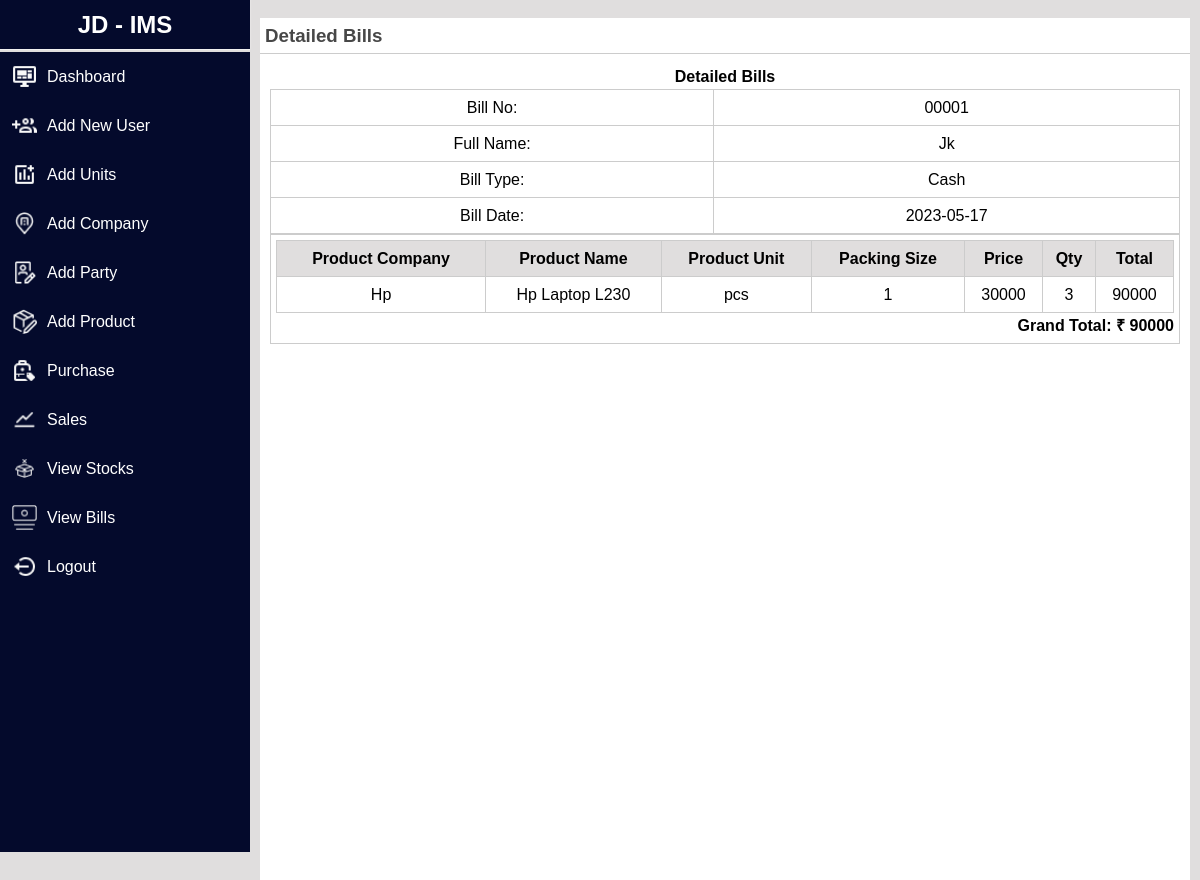
/jd_ims/admin/view_bill_details.php?id=17 (signed in), run on the app's committed database.
### tables this page shows
CREATE TABLE `billing_header` (
  `id` int(5) NOT NULL,
  `full_name` varchar(100) NOT NULL,
  `bill_type` varchar(50) NOT NULL,
  `date` date NOT NULL,
  `bill_no` varchar(10) NOT NULL
);

CREATE TABLE `billing_details` (
  `id` int(5) NOT NULL,
  `bill_id` varchar(50) NOT NULL,
  `product_company` varchar(50) NOT NULL,
  `product_name` varchar(50) NOT NULL,
  `product_unit` varchar(20) NOT NULL,
  `packing_size` varchar(30) NOT NULL,
  `price` varchar(10) NOT NULL,
  `qty` varchar(10) NOT NULL
);

### jd_ims/admin/view_bill_details.php (the view, shortened to what this page needs)
<?php
include "base.php";
include "../user/connection.php";
$id=$_GET["id"];
$full_name="";
$bill_type="";
$date="";
$bill_no="";
$res=mysqli_query($link,"select * from billing_header where id=$id");
while($row=mysqli_fetch_array($res))
{
    $full_name=$row["full_name"];
    $bill_type=$row["bill_type"];
    $date=$row["date"];
    $bill_no=$row["bill_no"];
}
?>
<div class="container">
        <div id="content">
            <div id="content_header">
                <h3>Detailed Bills</h3>
            </div>
            <div class="container-fluid">
                <div class="row-fluid" style="background-color: white; min-height: 1000px; padding:10px;">
                <center>
                <h4>Detailed Bills</h4>
                </center>
                <table>
                <tr>
                    <td>Bill No:</td>
                    <td><?php echo $bill_no; ?></td>
                </tr>
                <tr>
                    <td>Full Name:</td>
                    <td><?php echo $full_name; ?></td>
                </tr>
                <tr>
                    <td>Bill Type:</td>
                    <td><?php echo $bill_type; ?></td>
                </tr>
                <tr>
                    <td>Bill Date:</td>
                    <td><?php echo $date; ?></td>
                </tr>
            </table>
        <div class="widget-content">
          <table>
                <tr>
                    <th>Product Company</th>
                    <th>Product Name</th>
                    <th>Product Unit</th>
                    <th>Packing Size</th>
                    <th>Price</th>
                    <th>Qty</th>
                    <th>Total</th>
                </tr>
                <?php
                $total=0;
                $res=mysqli_query($link,"select * from billing_details where bill_id=$id");
                while($row=mysqli_fetch_array($res))
                {
                    echo "<tr>";
                    echo "<td>"; echo $row["product_company"]; echo "</td>";
                    echo "<td>"; echo $row["product_name"]; echo "</td>";
                    echo "<td>"; echo $row["product_unit"]; echo "</td>";
                    echo "<td>"; echo $row["packing_size"]; echo "</td>";
                    echo "<td>"; echo $row["price"]; echo "</td>";
                    echo "<td>"; echo $row["qty"]; echo "</td>";
                    echo "<td>"; echo ($row["price"]*$row["qty"]); echo "</td>";
                    echo "</tr>";
                    $total=$total+($row["price"]*$row["qty"]);
                }
                ?>
          </table>
            <div align="right" style="font-weight: bold">
                Grand Total: &#8377; <?php echo $total; ?>
            </div>
        </div>
    </div>
<?php
include "footer.php";
?>

### jd_ims/admin/base.php (shortened to what this page needs)
<?php
function active($currect_page){
  $url_array =  explode('/', $_SERVER['REQUEST_URI']) ;
  $url = end($url_array);
  if($currect_page == $url){
      echo 'active';
  }
}
?>
<!DOCTYPE html>
<html lang="en">
<head>
    <link rel="stylesheet" href="style.css">
</head>
<body>
    <nav class="nav-bar">
        <h1>JD - IMS</h1>
    </nav>
    <br>
    <nav class="leftNav v-res-nav" id="rightNav">
        <li>
            <a href="dashboard.php" class="<?php active('dashboard.php');?>"><img src="img/dashboard.png" alt="" class="nav-logo"><span>Dashboard</span></a>
        </li>
        <li>
            <a href="add_new_user.php" class="<?php active('add_new_user.php');?>"><img src="img/add_user.png" alt="" class="nav-logo"><span>Add New User</span></a>
        </li>
        <li>
            <a href="add_new_unit.php" class="<?php active('add_new_unit.php');?>"><img src="img/unit.png" alt="" class="nav-logo"><span>Add Units</span></a>
        </li>
        <li>
            <a href="add_company.php" class="<?php active('add_company.php');?>"><img src="img/add_company.png" alt="" class="nav-logo"><span>Add Company</span></a>
        </li>
        <li>
            <a href="add_new_party.php" class="<?php active('add_new_party.php');?>"><img src="img/party.png" alt="" class="nav-logo"><span>Add Party</span></a>
        </li>
        <li>
            <a href="add_products.php" class="<?php active('add_products.php');?>"><img src="img/add_product.png" alt="" class="nav-logo"><span>Add Product</span></a>
        </li>
        <li>
            <a href="purchase_master.php" class="<?php active('purchase_master.php');?>"><img src="img/purchase.png" alt="" class="nav-logo"><span>Purchase</span></a>
        </li>
        <li>
            <a href="sales_master.php" class="<?php active('sales_master.php');?>"><img src="img/sales.png" alt="" class="nav-logo"><span>Sales</span></a>
        </li>
        <li>
            <a href="stock_master.php" class="<?php active('stock_master.php');?>"><img src="img/stock.png" alt="" class="nav-logo"><span>View Stocks</span></a>
        </li>
        <li>
            <a href="view_bills.php" class="<?php active('view_bills.php');?>"><img src="img/bills.png" alt="" class="nav-logo"><span>View Bills</span></a>
        </li>
        <li>
            <a href="logout.php"><img src="img/logout.png" alt="" class="nav-logo"><span>Logout</span></a>
        </li>
    </nav>

### jd_ims/admin/footer.php (shortened to what this page needs)
</body>
</html>

### jd_ims/admin/style.css (style rules this page uses)
* { box-sizing: border-box; margin: 0; padding: 0; font-family: sans-serif; }
:root { --btn-color: #051572; --primary-color: #040a2c; --secondary-color: #ED1E26; --list-color: #39B54A; --dark-color: #000000; --light-color: #FFFFFF; --bg-color: #e0dede; --bg-hover: #f4f4f4; --text-color:#474747; --border-color:#ccc; }
body { background-color: var(--bg-color); }
h1 { color: var(--light-color); font-weight: bold; }
li { list-style: none; }
.nav-bar { position: fixed; width: 250px; display: flex; justify-content: center; align-items: center; background-color: var(--primary-color); box-shadow: 0 -1px 2px #F1F1F1; top: 0; height: 50px; z-index: 2; border-bottom: 1px solid #F1F1F1; }
.leftNav { position: fixed; width: 250px; height: 100vh; left: 0px; top: 52px; overflow-y: auto; overflow-x: hidden; z-index: 2; background-color: var(--primary-color); }
.leftNav a { color: var(--light-color); display: flex; padding: 12px; text-decoration: none; justify-content: start; align-items: center; }
.nav-logo { width: 25px; margin-right: 10px; }
.container { width: auto; text-align: justify; margin: 0px 0px 10px 250px; line-height: 25px; padding-left: 10px; padding-right: 10px; }
#content_header { background-color: var(--light-color); border-bottom: 1px solid var(--border-color); padding: 5px; }
#content_header h3, h5 { color: var(--text-color); }
.widget-content { border: 1px solid var(--border-color); padding: 5px; }
table,td,th { border-collapse: collapse; border: 1px solid var(--border-color); text-align: center; padding: 5px; }
table { width: 100%; }
th { background-color: var(--bg-color); }

### data on the page
billing_header: bill_no "00001", full_name "Jk", bill_type "Cash", date "2023-05-17"
billing_details: product_company "Hp", product_name "Hp Laptop L230", product_unit "pcs", packing_size "1", price "30000", qty "3", $row["price"]*$row["qty"] "90000"

### other printed values
$total "90000"
